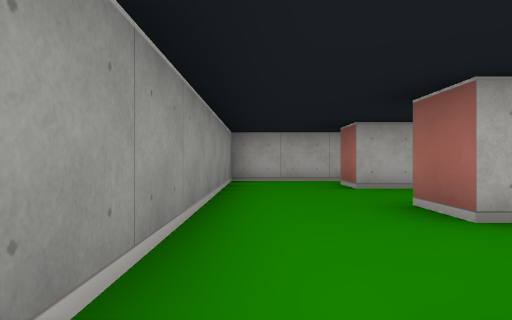
View 1 (above)

18 first-person views from a walk through a cub3D maze. The camera is about half as high as the walls, looks level and sees 70° across. The floor is counted in squares. Each view is taken from the middle of a square. On the plan, view 1 faces up. The plan holds only what a view shows up to about 9 squares ahead; the rest is blank.

View 2
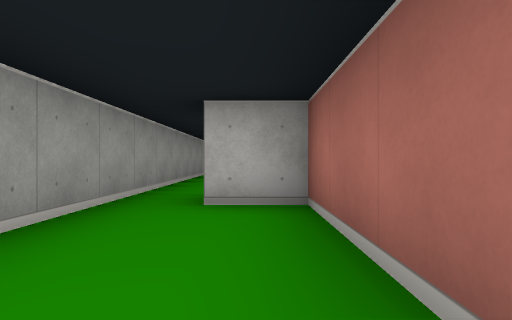

View 3
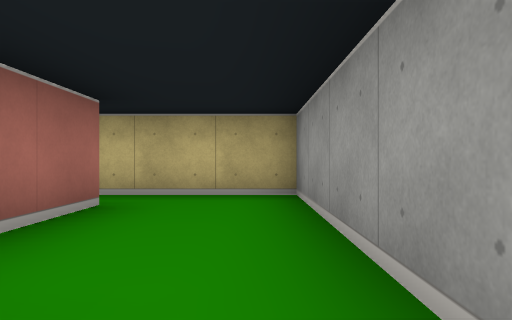

View 4
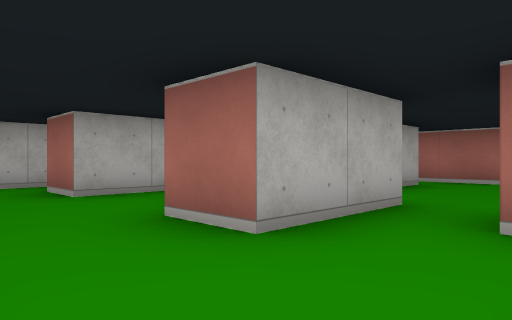

View 5
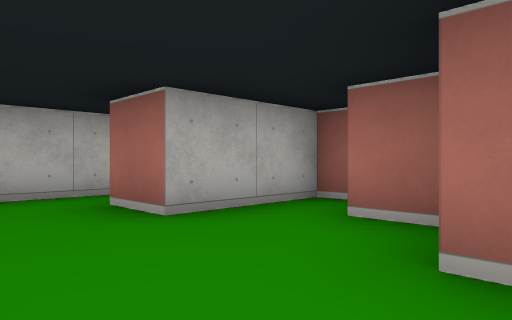

View 6
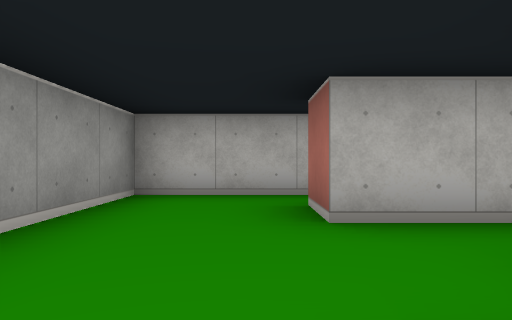

View 7
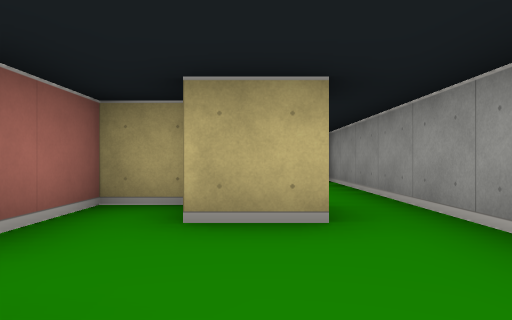

View 8
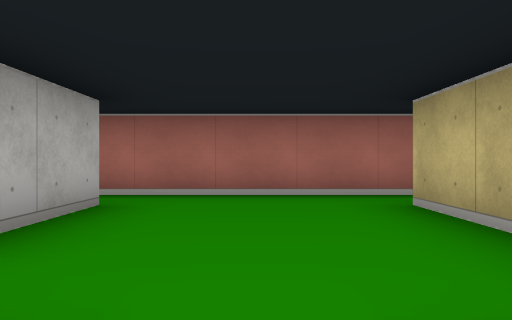

View 9
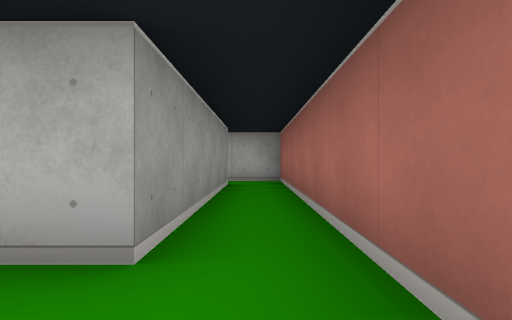

View 10
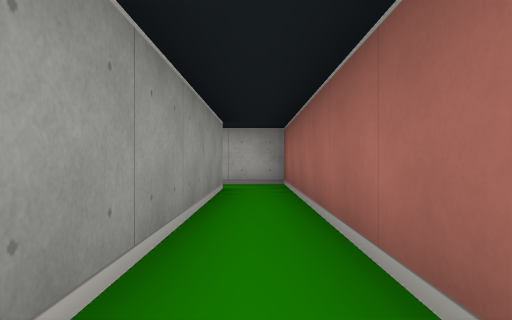

View 11
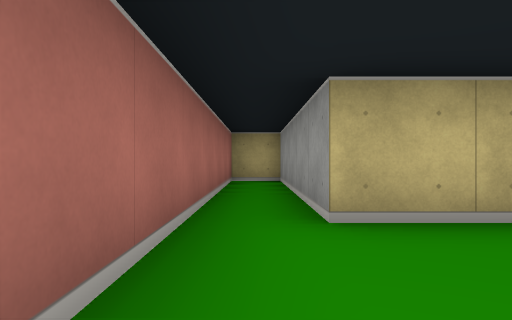

View 12
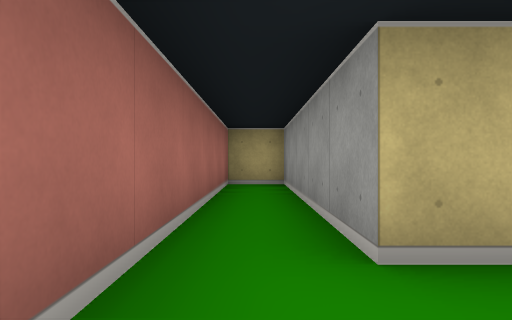

View 13
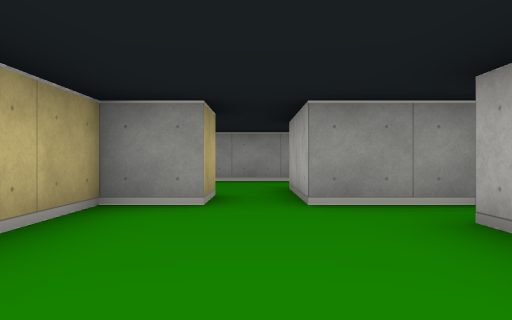

View 14
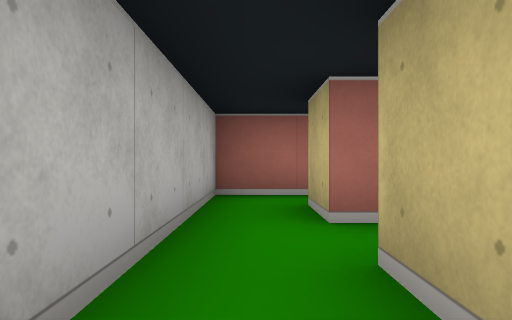

View 15
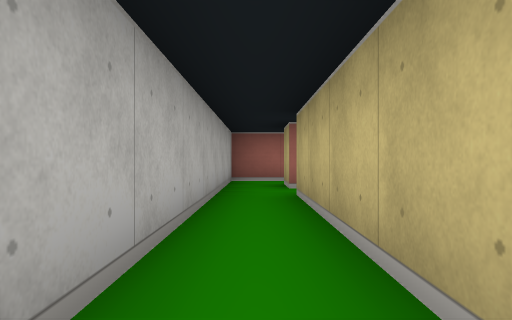

View 16
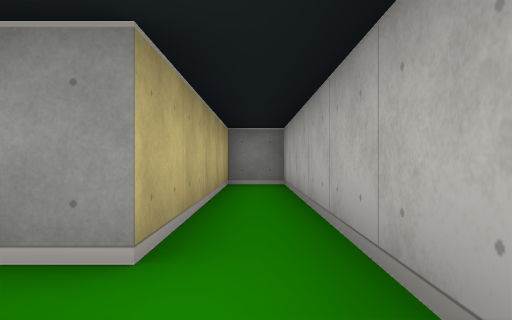

View 17
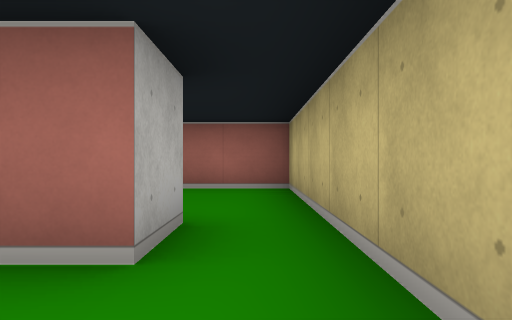

View 18
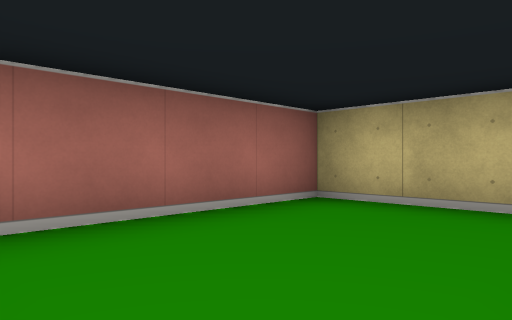

### Floor plan
Points are (right, up) in squares from view 1. A wall is a line through its corners. A room is listed if a view was taken in it or the views show most of it. See-through windows are left out.
Room 1 (views 1, 2, 3, 17)
walls: (2.5, -3.5) (1.5, -3.5) (1.5, -0.5) (0.5, -0.5); (-0.5, 0.5) (-0.5, -4.5) (2.5, -4.5)
ways out: opening at (0, 0) to room 2; opening at (2, -4) to room 5
Room 2 (views 4, 5, 6, 7, 8)
walls: (2.5, 3.8) (2.5, 4.5); (0.5, 0.5) (1.5, 0.5); (3.5, 2.5) (1.5, 2.5) (1.5, 3.5); (-0.5, 5.5) (-0.5, 0.5); (3.5, 5) (3.5, 5.5) (1.5, 5.5); (1.5, -0.5) (2.5, -0.5) (2.5, 1.5) (3.5, 1.5)
ways out: opening at (0, 0) to room 1; opening at (3, 2) to room 3; opening at (0.5, 6) to room 6
Room 3 (views 9, 10, 11, 12, 13, 16)
walls: (3.5, 4.1) (3.5, 2.5); (3.5, 1.5) (3.5, 0.5) (6.5, 0.5) (6.5, -4.5) (7.5, -4.5) (7.5, 9.5) (5.5, 9.5); (5.5, 8.5) (6.5, 8.5) (6.5, 3.5) (4.5, 3.5)
ways out: opening at (3, 2) to room 2; opening at (6, 9) to room 4
Room 4 (views 14, 15)
walls: (5.5, 9.5) (-0.5, 9.5) (-0.5, 8.5) (4.5, 8.5) (4.5, 7.9)
ways out: opening at (6, 9) to room 3
Room 5 (view 18)
walls: (2.5, -4.5) (5.5, -4.5) (5.5, -1.4)
ways out: opening at (2, -4) to room 1
Room 6 (no view inside)
walls: (2, 7.5) (-0.5, 7.5) (-0.5, 5.5); (1.5, 5.5) (1.5, 6.5)
ways out: opening at (0.5, 6) to room 2

Where each view was taken, in squares from view 1:
view 1: 0 up, 0 right, facing up
view 2: 4 down, 1 right, facing up
view 3: 0 up, 0 right, facing down
view 4: 1 up, 0 right, facing up-right
view 5: 3 up, 0 right, facing up-right
view 6: 3 up, 1 right, facing up
view 7: 3 up, 1 right, facing down
view 8: 2 up, 3 right, facing right
view 9: 2 up, 7 right, facing up
view 10: 3 up, 7 right, facing up
view 11: 3 up, 7 right, facing down
view 12: 2 up, 7 right, facing down
view 13: 2 up, 7 right, facing left
view 14: 9 up, 3 right, facing right
view 15: 9 up, 0 right, facing right
view 16: 9 up, 6 right, facing left
view 17: 4 down, 0 right, facing right
view 18: 1 down, 3 right, facing down-right
